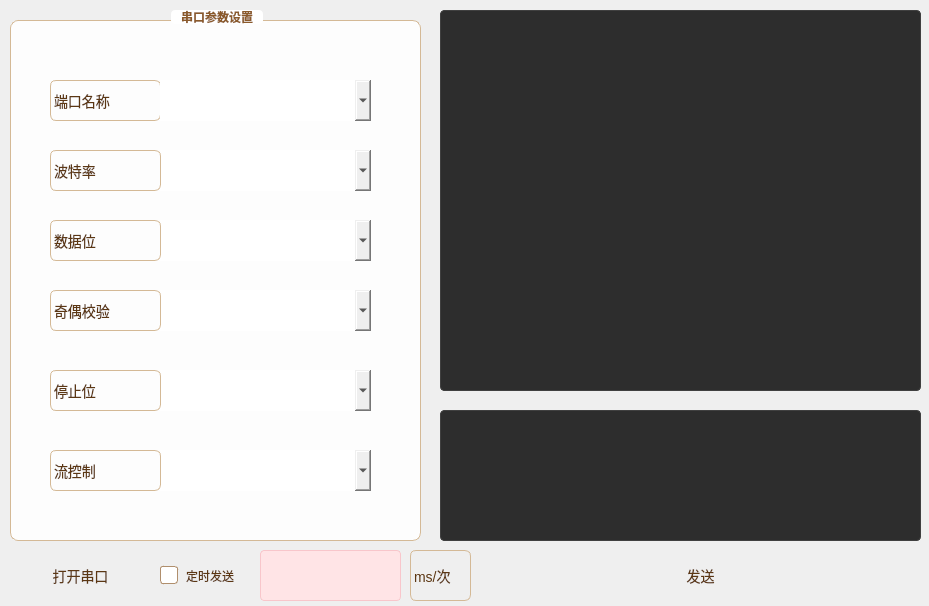
<?xml version="1.0" encoding="UTF-8"?>
<ui version="4.0">
 <class>MySerials</class>
 <widget class="QWidget" name="MySerials">
  <property name="geometry">
   <rect>
    <x>0</x>
    <y>0</y>
    <width>929</width>
    <height>606</height>
   </rect>
  </property>
  <property name="windowTitle">
   <string>Form</string>
  </property>
  <property name="styleSheet">
   <string notr="true">/* 淡棕色温暖背景 - QWidget主窗口 */
QWidget {
    background: qlineargradient(x1:0, y1:0, x2:1, y2:1,
                                stop:0 #f5e6d3, stop:0.5 #f0d9c0, stop:1 #ebccad);
    border: none;
}

/* 分组框样式 - 白色卡片 */
QGroupBox {
    background-color: rgba(255, 255, 255, 0.9);
    border: 1px solid #d4b996;
    border-radius: 8px;
    margin-top: 10px;
    padding-top: 10px;
    color: #5c3713;
    font-weight: bold;
}

QGroupBox::title {
    subcontrol-origin: margin;
    subcontrol-position: top center;
    padding: 0 8px;
    background-color: #ffffff;
    color: #8b5a2b;
    border-radius: 4px;
}

/* Frame样式 */
QFrame {
    background-color: rgba(255, 255, 255, 0.85);
    border: 1px solid #d4b996;
    border-radius: 6px;
}

/* 普通标签样式 */
QLabel {
    background-color: transparent;
    color: #5c3713;
    font-size: 14px;
}

/* 特殊标签 - 时间显示等 */
QLabel#time_1 {
    color: #8b4513;
    font-size: 16px;
    font-weight: bold;
}

/* 状态标签 */
QLabel#labelDUANKAI,
QLabel#label_6wIFI {
    color: #d2691e;
    font-weight: bold;
}

/* 输入框样式 - 淡粉色 */
QLineEdit {
    background-color: #FFE4E6;  /* 淡粉色 */
    border: 1px solid #f8c6cb;
    border-radius: 4px;
    padding: 6px 8px;
    color: #5c3713;  /* 棕色文字 */
    font-size: 14px;
    selection-background-color: #f8c6cb;
}

QLineEdit:focus {
    border: 1px solid #f4a7b0;
    background-color: #ffdde0;
}

/* 纯文本编辑框 - 网易云黑 */
QPlainTextEdit {
    background-color: #2d2d2d;  /* 网易云黑 */
    border: 1px solid #404040;
    border-radius: 4px;
    padding: 6px 8px;
    color: #e0e0e0;  /* 浅灰色文字 */
    font-size: 14px;
    selection-background-color: #1db954;
}

/* 表格视图 - 网易云黑 */
QTableView {
    background-color: #2d2d2d;  /* 网易云黑 */
    border: 1px solid #404040;
    border-radius: 4px;
    color: #e0e0e0;
    gridline-color: #404040;
    alternate-background-color: #333333;
}

QTableView::item {
    background-color: #2d2d2d;
    color: #e0e0e0;
    border: none;
    padding: 4px;
}

QTableView::item:selected {
    background-color: #1db954;
    color: #ffffff;
}

QTableView::item:hover {
    background-color: #3a3a3a;
}

QHeaderView::section {
    background-color: #404040;
    color: #e0e0e0;
    padding: 6px;
    border: none;
    font-weight: bold;
}

/* 复选框样式 */
QCheckBox {
    background-color: transparent;
    color: #5c3713;
    spacing: 8px;
}

QCheckBox::indicator {
    width: 16px;
    height: 16px;
    border: 1px solid #b08f6d;
    border-radius: 3px;
    background-color: #ffffff;
}

QCheckBox::indicator:checked {
    background-color: #d2691e;
    border: 1px solid #d2691e;
}

/* 滑动条样式 */
QSlider::groove:horizontal {
    border: 1px solid #b08f6d;
    height: 4px;
    background-color: #e8d5c4;
    border-radius: 2px;
}

QSlider::handle:horizontal {
    background-color: #d2691e;
    border: 1px solid #d2691e;
    width: 16px;
    height: 16px;
    border-radius: 8px;
    margin: -6px 0;
}

QSlider::handle:horizontal:hover {
    background-color: #e37c2b;
    border: 1px solid #e37c2b;
}

/* 按钮样式 - 保持原有粉色效果 */
QPushButton,
QToolButton {
    border: none;
    background-color: transparent;
    outline: none;
    padding: 8px 12px;
    border-radius: 4px;
    font-size: 14px;
    color: #5c3713;  /* 棕色文字 */
}

QPushButton:hover,
QToolButton:hover {
    background-color: #FFE4E6;  /* 淡粉色 */
    border: none;
    color: #333333;
}

QPushButton:pressed,
QToolButton:pressed {
    background-color: #F3E8FF;  /* 淡紫色 */
    border: none;
    color: #333333;
}

QPushButton:focus,
QToolButton:focus {
    outline: none;
    border: none;
}

/* 特殊按钮样式 */
QPushButton#clear_yu_bt,
QPushButton#set_yu_bt,
QPushButton#set_light_bt {
    background-color: #d4b996;
    color: #5c3713;
}

QPushButton#clear_yu_bt:hover,
QPushButton#set_yu_bt:hover,
QPushButton#set_light_bt:hover {
    background-color: #e0c9a8;
}

/* 线条分隔符 */
Line {
    background-color: #d4b996;
    border: none;
}

/* 进度条样式 */
QProgressBar {
    border: 1px solid #b08f6d;
    border-radius: 4px;
    text-align: center;
    color: #5c3713;
    background-color: #e8d5c4;
}

QProgressBar::chunk {
    background-color: qlineargradient(x1:0, y1:0, x2:1, y2:0,
                                      stop:0 #d2691e, stop:1 #e37c2b);
    border-radius: 3px;
}</string>
  </property>
  <widget class="QPushButton" name="openButton">
   <property name="geometry">
    <rect>
     <x>10</x>
     <y>550</y>
     <width>141</width>
     <height>51</height>
    </rect>
   </property>
   <property name="styleSheet">
    <string notr="true"/>
   </property>
   <property name="text">
    <string>打开串口</string>
   </property>
  </widget>
  <widget class="QPushButton" name="sendButton">
   <property name="geometry">
    <rect>
     <x>490</x>
     <y>550</y>
     <width>421</width>
     <height>51</height>
    </rect>
   </property>
   <property name="styleSheet">
    <string notr="true"/>
   </property>
   <property name="text">
    <string>发送</string>
   </property>
  </widget>
  <widget class="QLineEdit" name="timelineEdit">
   <property name="geometry">
    <rect>
     <x>260</x>
     <y>550</y>
     <width>141</width>
     <height>51</height>
    </rect>
   </property>
  </widget>
  <widget class="QPlainTextEdit" name="sendTextEdit">
   <property name="geometry">
    <rect>
     <x>440</x>
     <y>410</y>
     <width>481</width>
     <height>131</height>
    </rect>
   </property>
  </widget>
  <widget class="QGroupBox" name="groupBox">
   <property name="geometry">
    <rect>
     <x>10</x>
     <y>10</y>
     <width>411</width>
     <height>531</height>
    </rect>
   </property>
   <property name="title">
    <string>串口参数设置</string>
   </property>
   <widget class="QLabel" name="label">
    <property name="geometry">
     <rect>
      <x>40</x>
      <y>70</y>
      <width>111</width>
      <height>41</height>
     </rect>
    </property>
    <property name="text">
     <string>端口名称</string>
    </property>
   </widget>
   <widget class="QComboBox" name="portName">
    <property name="geometry">
     <rect>
      <x>150</x>
      <y>70</y>
      <width>211</width>
      <height>41</height>
     </rect>
    </property>
   </widget>
   <widget class="QComboBox" name="baudRate">
    <property name="geometry">
     <rect>
      <x>150</x>
      <y>140</y>
      <width>211</width>
      <height>41</height>
     </rect>
    </property>
   </widget>
   <widget class="QLabel" name="label_2">
    <property name="geometry">
     <rect>
      <x>40</x>
      <y>140</y>
      <width>111</width>
      <height>41</height>
     </rect>
    </property>
    <property name="text">
     <string>波特率</string>
    </property>
   </widget>
   <widget class="QComboBox" name="dataBits">
    <property name="geometry">
     <rect>
      <x>150</x>
      <y>210</y>
      <width>211</width>
      <height>41</height>
     </rect>
    </property>
   </widget>
   <widget class="QLabel" name="label_3">
    <property name="geometry">
     <rect>
      <x>40</x>
      <y>210</y>
      <width>111</width>
      <height>41</height>
     </rect>
    </property>
    <property name="text">
     <string>数据位</string>
    </property>
   </widget>
   <widget class="QComboBox" name="parity">
    <property name="geometry">
     <rect>
      <x>150</x>
      <y>280</y>
      <width>211</width>
      <height>41</height>
     </rect>
    </property>
   </widget>
   <widget class="QLabel" name="label_4">
    <property name="geometry">
     <rect>
      <x>40</x>
      <y>280</y>
      <width>111</width>
      <height>41</height>
     </rect>
    </property>
    <property name="text">
     <string>奇偶校验</string>
    </property>
   </widget>
   <widget class="QComboBox" name="stopBits">
    <property name="geometry">
     <rect>
      <x>150</x>
      <y>360</y>
      <width>211</width>
      <height>41</height>
     </rect>
    </property>
   </widget>
   <widget class="QLabel" name="label_5">
    <property name="geometry">
     <rect>
      <x>40</x>
      <y>360</y>
      <width>111</width>
      <height>41</height>
     </rect>
    </property>
    <property name="text">
     <string>停止位</string>
    </property>
   </widget>
   <widget class="QComboBox" name="flowControl">
    <property name="geometry">
     <rect>
      <x>150</x>
      <y>440</y>
      <width>211</width>
      <height>41</height>
     </rect>
    </property>
   </widget>
   <widget class="QLabel" name="label_6">
    <property name="geometry">
     <rect>
      <x>40</x>
      <y>440</y>
      <width>111</width>
      <height>41</height>
     </rect>
    </property>
    <property name="text">
     <string>流控制</string>
    </property>
   </widget>
  </widget>
  <widget class="QPlainTextEdit" name="recvTextEdit">
   <property name="geometry">
    <rect>
     <x>440</x>
     <y>10</y>
     <width>481</width>
     <height>381</height>
    </rect>
   </property>
  </widget>
  <widget class="QLabel" name="label_7">
   <property name="geometry">
    <rect>
     <x>410</x>
     <y>550</y>
     <width>61</width>
     <height>51</height>
    </rect>
   </property>
   <property name="text">
    <string>ms/次</string>
   </property>
  </widget>
  <widget class="QCheckBox" name="checkBox">
   <property name="geometry">
    <rect>
     <x>160</x>
     <y>550</y>
     <width>91</width>
     <height>51</height>
    </rect>
   </property>
   <property name="text">
    <string>定时发送</string>
   </property>
  </widget>
  <zorder>sendButton</zorder>
  <zorder>timelineEdit</zorder>
  <zorder>sendTextEdit</zorder>
  <zorder>groupBox</zorder>
  <zorder>recvTextEdit</zorder>
  <zorder>label_7</zorder>
  <zorder>checkBox</zorder>
  <zorder>openButton</zorder>
 </widget>
 <resources/>
 <connections/>
</ui>
